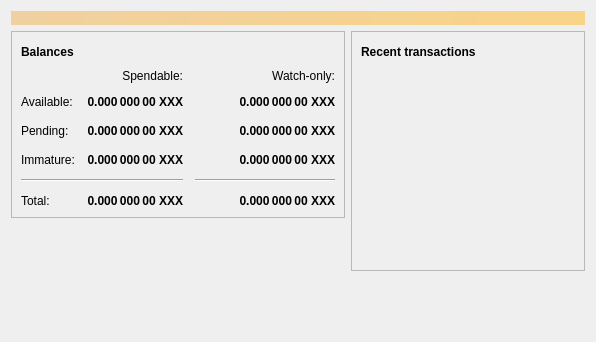
<?xml version="1.0" encoding="UTF-8"?>
<ui version="4.0">
 <class>OverviewPage</class>
 <widget class="QWidget" name="OverviewPage">
  <property name="geometry">
   <rect>
    <x>0</x>
    <y>0</y>
    <width>596</width>
    <height>342</height>
   </rect>
  </property>
  <property name="windowTitle">
   <string>Form</string>
  </property>
  <layout class="QVBoxLayout" name="topLayout">
   <item>
    <widget class="QLabel" name="labelAlerts">
     <property name="visible">
      <bool>false</bool>
     </property>
     <property name="styleSheet">
      <string notr="true">QLabel { background-color: qlineargradient(x1: 0, y1: 0, x2: 1, y2: 0, stop:0 #F0D0A0, stop:1 #F8D488); color:#000000; }</string>
     </property>
     <property name="wordWrap">
      <bool>true</bool>
     </property>
     <property name="margin">
      <number>3</number>
     </property>
     <property name="textInteractionFlags">
      <set>Qt::TextSelectableByMouse</set>
     </property>
    </widget>
   </item>
   <item>
    <layout class="QHBoxLayout" name="horizontalLayout" stretch="1,1">
     <item>
      <layout class="QVBoxLayout" name="verticalLayout_2">
       <item>
        <widget class="QFrame" name="frame">
         <property name="frameShape">
          <enum>QFrame::StyledPanel</enum>
         </property>
         <property name="frameShadow">
          <enum>QFrame::Raised</enum>
         </property>
         <layout class="QVBoxLayout" name="verticalLayout_4">
          <item>
           <layout class="QHBoxLayout" name="horizontalLayout_4">
            <item>
             <widget class="QLabel" name="label_5">
              <property name="font">
               <font>
                <weight>75</weight>
                <bold>true</bold>
               </font>
              </property>
              <property name="text">
               <string>Balances</string>
              </property>
             </widget>
            </item>
            <item>
             <widget class="QPushButton" name="labelWalletStatus">
              <property name="enabled">
               <bool>true</bool>
              </property>
              <property name="maximumSize">
               <size>
                <width>30</width>
                <height>16777215</height>
               </size>
              </property>
              <property name="toolTip">
               <string>The displayed information may be out of date. Your wallet automatically synchronizes with the XXX network after a connection is established, but this process has not completed yet.</string>
              </property>
              <property name="text">
               <string/>
              </property>
              <property name="icon">
               <iconset resource="../bitcoin.qrc">
                <normaloff>:/icons/warning</normaloff>
                <disabledoff>:/icons/warning</disabledoff>:/icons/warning</iconset>
              </property>
              <property name="iconSize">
               <size>
                <width>24</width>
                <height>24</height>
               </size>
              </property>
              <property name="flat">
               <bool>true</bool>
              </property>
             </widget>
            </item>
            <item>
             <spacer name="horizontalSpacer_3">
              <property name="orientation">
               <enum>Qt::Horizontal</enum>
              </property>
              <property name="sizeHint" stdset="0">
               <size>
                <width>40</width>
                <height>20</height>
               </size>
              </property>
             </spacer>
            </item>
           </layout>
          </item>
          <item>
           <layout class="QGridLayout" name="gridLayout">
            <property name="spacing">
             <number>12</number>
            </property>
            <item row="2" column="2">
             <widget class="QLabel" name="labelWatchPending">
              <property name="font">
               <font>
                <weight>75</weight>
                <bold>true</bold>
               </font>
              </property>
              <property name="cursor">
               <cursorShape>IBeamCursor</cursorShape>
              </property>
              <property name="toolTip">
               <string>Unconfirmed transactions to watch-only addresses</string>
              </property>
              <property name="text">
               <string notr="true">0.000 000 00 XXX</string>
              </property>
              <property name="alignment">
               <set>Qt::AlignRight|Qt::AlignTrailing|Qt::AlignVCenter</set>
              </property>
              <property name="textInteractionFlags">
               <set>Qt::LinksAccessibleByMouse|Qt::TextSelectableByKeyboard|Qt::TextSelectableByMouse</set>
              </property>
             </widget>
            </item>
            <item row="2" column="1">
             <widget class="QLabel" name="labelUnconfirmed">
              <property name="font">
               <font>
                <weight>75</weight>
                <bold>true</bold>
               </font>
              </property>
              <property name="cursor">
               <cursorShape>IBeamCursor</cursorShape>
              </property>
              <property name="toolTip">
               <string>Total of transactions that have yet to be confirmed, and do not yet count toward the spendable balance</string>
              </property>
              <property name="text">
               <string notr="true">0.000 000 00 XXX</string>
              </property>
              <property name="alignment">
               <set>Qt::AlignRight|Qt::AlignTrailing|Qt::AlignVCenter</set>
              </property>
              <property name="textInteractionFlags">
               <set>Qt::LinksAccessibleByMouse|Qt::TextSelectableByKeyboard|Qt::TextSelectableByMouse</set>
              </property>
             </widget>
            </item>
            <item row="3" column="2">
             <widget class="QLabel" name="labelWatchImmature">
              <property name="font">
               <font>
                <weight>75</weight>
                <bold>true</bold>
               </font>
              </property>
              <property name="cursor">
               <cursorShape>IBeamCursor</cursorShape>
              </property>
              <property name="toolTip">
               <string>Mined balance in watch-only addresses that has not yet matured</string>
              </property>
              <property name="text">
               <string notr="true">0.000 000 00 XXX</string>
              </property>
              <property name="alignment">
               <set>Qt::AlignRight|Qt::AlignTrailing|Qt::AlignVCenter</set>
              </property>
              <property name="textInteractionFlags">
               <set>Qt::LinksAccessibleByMouse|Qt::TextSelectableByKeyboard|Qt::TextSelectableByMouse</set>
              </property>
             </widget>
            </item>
            <item row="4" column="0" colspan="2">
             <widget class="Line" name="line">
              <property name="orientation">
               <enum>Qt::Horizontal</enum>
              </property>
             </widget>
            </item>
            <item row="4" column="2">
             <widget class="Line" name="lineWatchBalance">
              <property name="sizePolicy">
               <sizepolicy hsizetype="Preferred" vsizetype="Fixed">
                <horstretch>0</horstretch>
                <verstretch>0</verstretch>
               </sizepolicy>
              </property>
              <property name="minimumSize">
               <size>
                <width>140</width>
                <height>0</height>
               </size>
              </property>
              <property name="orientation">
               <enum>Qt::Horizontal</enum>
              </property>
             </widget>
            </item>
            <item row="5" column="0">
             <widget class="QLabel" name="labelTotalText">
              <property name="text">
               <string>Total:</string>
              </property>
             </widget>
            </item>
            <item row="3" column="1">
             <widget class="QLabel" name="labelImmature">
              <property name="font">
               <font>
                <weight>75</weight>
                <bold>true</bold>
               </font>
              </property>
              <property name="cursor">
               <cursorShape>IBeamCursor</cursorShape>
              </property>
              <property name="toolTip">
               <string>Mined balance that has not yet matured</string>
              </property>
              <property name="text">
               <string notr="true">0.000 000 00 XXX</string>
              </property>
              <property name="alignment">
               <set>Qt::AlignRight|Qt::AlignTrailing|Qt::AlignVCenter</set>
              </property>
              <property name="textInteractionFlags">
               <set>Qt::LinksAccessibleByMouse|Qt::TextSelectableByKeyboard|Qt::TextSelectableByMouse</set>
              </property>
             </widget>
            </item>
            <item row="2" column="3">
             <spacer name="horizontalSpacer_2">
              <property name="orientation">
               <enum>Qt::Horizontal</enum>
              </property>
              <property name="sizeHint" stdset="0">
               <size>
                <width>40</width>
                <height>20</height>
               </size>
              </property>
             </spacer>
            </item>
            <item row="3" column="0">
             <widget class="QLabel" name="labelImmatureText">
              <property name="text">
               <string>Immature:</string>
              </property>
             </widget>
            </item>
            <item row="5" column="1">
             <widget class="QLabel" name="labelTotal">
              <property name="font">
               <font>
                <weight>75</weight>
                <bold>true</bold>
               </font>
              </property>
              <property name="cursor">
               <cursorShape>IBeamCursor</cursorShape>
              </property>
              <property name="toolTip">
               <string>Your current total balance</string>
              </property>
              <property name="text">
               <string notr="true">0.000 000 00 XXX</string>
              </property>
              <property name="alignment">
               <set>Qt::AlignRight|Qt::AlignTrailing|Qt::AlignVCenter</set>
              </property>
              <property name="textInteractionFlags">
               <set>Qt::LinksAccessibleByMouse|Qt::TextSelectableByKeyboard|Qt::TextSelectableByMouse</set>
              </property>
             </widget>
            </item>
            <item row="5" column="2">
             <widget class="QLabel" name="labelWatchTotal">
              <property name="font">
               <font>
                <weight>75</weight>
                <bold>true</bold>
               </font>
              </property>
              <property name="cursor">
               <cursorShape>IBeamCursor</cursorShape>
              </property>
              <property name="toolTip">
               <string>Current total balance in watch-only addresses</string>
              </property>
              <property name="text">
               <string notr="true">0.000 000 00 XXX</string>
              </property>
              <property name="alignment">
               <set>Qt::AlignRight|Qt::AlignTrailing|Qt::AlignVCenter</set>
              </property>
              <property name="textInteractionFlags">
               <set>Qt::LinksAccessibleByMouse|Qt::TextSelectableByKeyboard|Qt::TextSelectableByMouse</set>
              </property>
             </widget>
            </item>
            <item row="0" column="2">
             <widget class="QLabel" name="labelWatchonly">
              <property name="text">
               <string>Watch-only:</string>
              </property>
              <property name="alignment">
               <set>Qt::AlignRight|Qt::AlignTrailing|Qt::AlignVCenter</set>
              </property>
             </widget>
            </item>
            <item row="1" column="0">
             <widget class="QLabel" name="labelBalanceText">
              <property name="text">
               <string>Available:</string>
              </property>
             </widget>
            </item>
            <item row="1" column="1">
             <widget class="QLabel" name="labelBalance">
              <property name="font">
               <font>
                <weight>75</weight>
                <bold>true</bold>
               </font>
              </property>
              <property name="cursor">
               <cursorShape>IBeamCursor</cursorShape>
              </property>
              <property name="toolTip">
               <string>Your current spendable balance</string>
              </property>
              <property name="text">
               <string notr="true">0.000 000 00 XXX</string>
              </property>
              <property name="alignment">
               <set>Qt::AlignRight|Qt::AlignTrailing|Qt::AlignVCenter</set>
              </property>
              <property name="textInteractionFlags">
               <set>Qt::LinksAccessibleByMouse|Qt::TextSelectableByKeyboard|Qt::TextSelectableByMouse</set>
              </property>
             </widget>
            </item>
            <item row="1" column="2">
             <widget class="QLabel" name="labelWatchAvailable">
              <property name="font">
               <font>
                <weight>75</weight>
                <bold>true</bold>
               </font>
              </property>
              <property name="cursor">
               <cursorShape>IBeamCursor</cursorShape>
              </property>
              <property name="toolTip">
               <string>Your current balance in watch-only addresses</string>
              </property>
              <property name="text">
               <string notr="true">0.000 000 00 XXX</string>
              </property>
              <property name="alignment">
               <set>Qt::AlignRight|Qt::AlignTrailing|Qt::AlignVCenter</set>
              </property>
              <property name="textInteractionFlags">
               <set>Qt::LinksAccessibleByMouse|Qt::TextSelectableByKeyboard|Qt::TextSelectableByMouse</set>
              </property>
             </widget>
            </item>
            <item row="2" column="0">
             <widget class="QLabel" name="labelPendingText">
              <property name="text">
               <string>Pending:</string>
              </property>
             </widget>
            </item>
            <item row="0" column="1">
             <widget class="QLabel" name="labelSpendable">
              <property name="text">
               <string>Spendable:</string>
              </property>
              <property name="alignment">
               <set>Qt::AlignRight|Qt::AlignTrailing|Qt::AlignVCenter</set>
              </property>
             </widget>
            </item>
           </layout>
          </item>
         </layout>
        </widget>
       </item>
       <item>
        <spacer name="verticalSpacer">
         <property name="orientation">
          <enum>Qt::Vertical</enum>
         </property>
         <property name="sizeHint" stdset="0">
          <size>
           <width>20</width>
           <height>40</height>
          </size>
         </property>
        </spacer>
       </item>
      </layout>
     </item>
     <item>
      <layout class="QVBoxLayout" name="verticalLayout_3">
       <item>
        <widget class="QFrame" name="frame_2">
         <property name="frameShape">
          <enum>QFrame::StyledPanel</enum>
         </property>
         <property name="frameShadow">
          <enum>QFrame::Raised</enum>
         </property>
         <layout class="QVBoxLayout" name="verticalLayout">
          <item>
           <layout class="QHBoxLayout" name="horizontalLayout_2">
            <item>
             <widget class="QLabel" name="label_4">
              <property name="font">
               <font>
                <weight>75</weight>
                <bold>true</bold>
               </font>
              </property>
              <property name="text">
               <string>Recent transactions</string>
              </property>
             </widget>
            </item>
            <item>
             <widget class="QPushButton" name="labelTransactionsStatus">
              <property name="enabled">
               <bool>true</bool>
              </property>
              <property name="maximumSize">
               <size>
                <width>30</width>
                <height>16777215</height>
               </size>
              </property>
              <property name="toolTip">
               <string>The displayed information may be out of date. Your wallet automatically synchronizes with the XXX network after a connection is established, but this process has not completed yet.</string>
              </property>
              <property name="text">
               <string/>
              </property>
              <property name="icon">
               <iconset resource="../bitcoin.qrc">
                <normaloff>:/icons/warning</normaloff>
                <disabledoff>:/icons/warning</disabledoff>:/icons/warning</iconset>
              </property>
              <property name="iconSize">
               <size>
                <width>24</width>
                <height>24</height>
               </size>
              </property>
              <property name="flat">
               <bool>true</bool>
              </property>
             </widget>
            </item>
            <item>
             <spacer name="horizontalSpacer">
              <property name="orientation">
               <enum>Qt::Horizontal</enum>
              </property>
              <property name="sizeHint" stdset="0">
               <size>
                <width>40</width>
                <height>20</height>
               </size>
              </property>
             </spacer>
            </item>
           </layout>
          </item>
          <item>
           <widget class="QListView" name="listTransactions">
            <property name="styleSheet">
             <string notr="true">QListView { background: transparent; }</string>
            </property>
            <property name="frameShape">
             <enum>QFrame::NoFrame</enum>
            </property>
            <property name="verticalScrollBarPolicy">
             <enum>Qt::ScrollBarAlwaysOff</enum>
            </property>
            <property name="horizontalScrollBarPolicy">
             <enum>Qt::ScrollBarAlwaysOff</enum>
            </property>
            <property name="selectionMode">
             <enum>QAbstractItemView::NoSelection</enum>
            </property>
           </widget>
          </item>
         </layout>
        </widget>
       </item>
       <item>
        <spacer name="verticalSpacer_2">
         <property name="orientation">
          <enum>Qt::Vertical</enum>
         </property>
         <property name="sizeHint" stdset="0">
          <size>
           <width>20</width>
           <height>40</height>
          </size>
         </property>
        </spacer>
       </item>
      </layout>
     </item>
    </layout>
   </item>
  </layout>
 </widget>
 <resources/>
 <connections/>
</ui>
